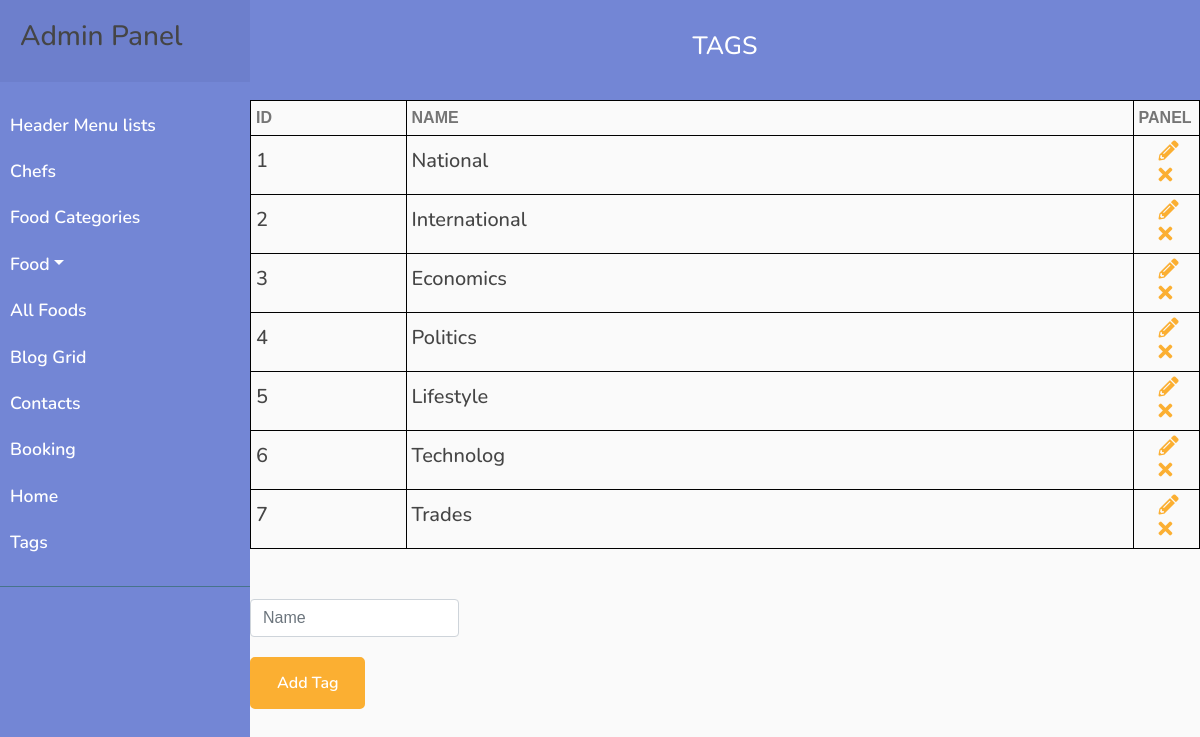
Screenshot of /php/admin/tags.php with the database file from the repository.
### tables this page shows
CREATE TABLE `tags` (
  `id` int(16) NOT NULL,
  `name` varchar(256) NOT NULL
);

### php/admin/tags.php (the view, shortened to what this page needs)
<!DOCTYPE html>
<html lang="en">
<head>
    <link href="https://stackpath.bootstrapcdn.com/bootstrap/4.4.1/css/bootstrap.min.css" rel="stylesheet">
    <link href="https://cdnjs.cloudflare.com/ajax/libs/font-awesome/5.10.0/css/all.min.css" rel="stylesheet">
    <link href="../../lib/animate/animate.min.css" rel="stylesheet">
    <link href="../../lib/owlcarousel/assets/owl.carousel.min.css" rel="stylesheet">
    <link href="../../lib/flaticon/font/flaticon.css" rel="stylesheet">
    <link href="../../lib/tempusdominus/css/tempusdominus-bootstrap-4.min.css" rel="stylesheet" />
    <link href="../../css/style.css" rel="stylesheet">
</head>
<body>
    <div class="admin">
        <?php
        require_once "../../components/adminFoodNav.php";
        ?>
        <div class="admin__section admin__section_header-list">
            <div class="admin__section_head">
                <h3 class="admin__section_title">Tags</h3>
            </div>
            <div class="admin__section_content">
                <div class="admin__contact">
                    <table class="admin__table">
                        <tr>
                            <th class="admin__table_title">id</th>
                            <th class="admin__table_title">name</th>
                            <th class="admin__table_title">panel</th>
                        </tr>
                        <?php
                        $query = "SELECT * FROM tags";
                        $result = mysqli_query($mysqli, $query);
                        while ($row = mysqli_fetch_assoc($result)) {
                        ?>
                            <tr class="admin__section_item">
                                <td class="admin__section_item_td">
                                    <h3 class="admin__section_item_name"><?php echo $row['id'] ?></h3>
                                </td>
                                <td class="admin__section_item_td">
                                    <h3 class="admin__section_item_name"><?php echo $row['name'] ?></h3>
                                </td>
                                <td class="admin__section_item_td">
                                    <a href="?id=<?php echo $row["id"] ?>">
                                        <i class="example__class admin__icon fas fa-pencil-alt"></i>
                                    </a>
                                    <a href="./tags/remove.php?id=<?php echo $row["id"] ?>">
                                        <i class="admin__icon fas fa-times"></i>
                                    </a>
                                </td>
                            </tr>
                        <?php } ?>
                    </table>
                </div>
                <?php
                $name = '';
                ?>
                <form class="admin__form" action="<?php if (isset($_GET['id'])) {
                                                        echo './tags/update.php';
                                                    } else {
                                                        echo './tags/insert.php';
                                                    } ?>" method="POST">
                    <div class="form__flex">
                        <input class="admin__inp admin__inp_header form-control" type="text" name="name" value="<?php echo $name ?>" placeholder="Name" required>
                    </div>
                    <div>
                        <button class="btn custom-btn admin__form_btn">Add Tag</button>
                    </div>
                </form>
            </div>
        </div>
    </div>
</body>
</html>

### css/style.css (style rules this page uses)
body { color: #757575; background: #ffffff; font-family: 'open sans', sans-serif; }
h1, h2, h3, h4, h5, h6 { color: #454545; font-family: 'Nunito', sans-serif; }
a { font-family: 'Nunito', sans-serif; font-weight: 600; color: #fbaf32; transition: .3s; }
.btn.custom-btn { padding: 12px 25px; font-family: 'Nunito', sans-serif; font-size: 16px; font-weight: 600; color: #ffffff; background: #fbaf32; border: 2px solid #fbaf32; border-radius: 5px; transition: .5s; }
.form__flex { width: 100%; display: flex; justify-content: space-between; }
.admin__inp { width: 30%; }
.admin__inp_header { width: 22%; }
.admin__form_btn { margin-top: 20px; }
body { font-family: 'Poppins', sans-serif; background: #fafafa; }
.admin { display: flex; justify-content: space-between }
.admin__section { width: calc(100% - 250px); }
.admin__section_head { width: 100%; height: 100px; background: #7386D5; display: flex; justify-content: center; align-items: center; }
.admin__section_title { font-size: 25px; color: #ffffff; text-transform: uppercase; }
.admin__section_content { width: 100%; height: calc(100% - 100px); }
.admin__table { width: 100%; border-collapse: collapse; }
.admin__table_title { text-transform: uppercase; }
.admin__table_title, .admin__section_item_td { padding: 5px; border: 1px solid black; }
.admin__section_item { width: 100%; padding: 10px; }
.admin__section_item_name, .admin__section_item_pos { font-size: 20px; }
.admin__section_item_td:last-child { width: 7%; }
.admin__icon { font-size: 20px; cursor: pointer; margin-left: 20px; }
.admin__form { margin-top: 50px; }

### rows the page displays
tags: id "1", name "National"
tags: id "2", name "International"
tags: id "3", name "Economics"
tags: id "4", name "Politics"
tags: id "5", name "Lifestyle"
tags: id "6", name "Technolog"
tags: id "7", name "Trades"
